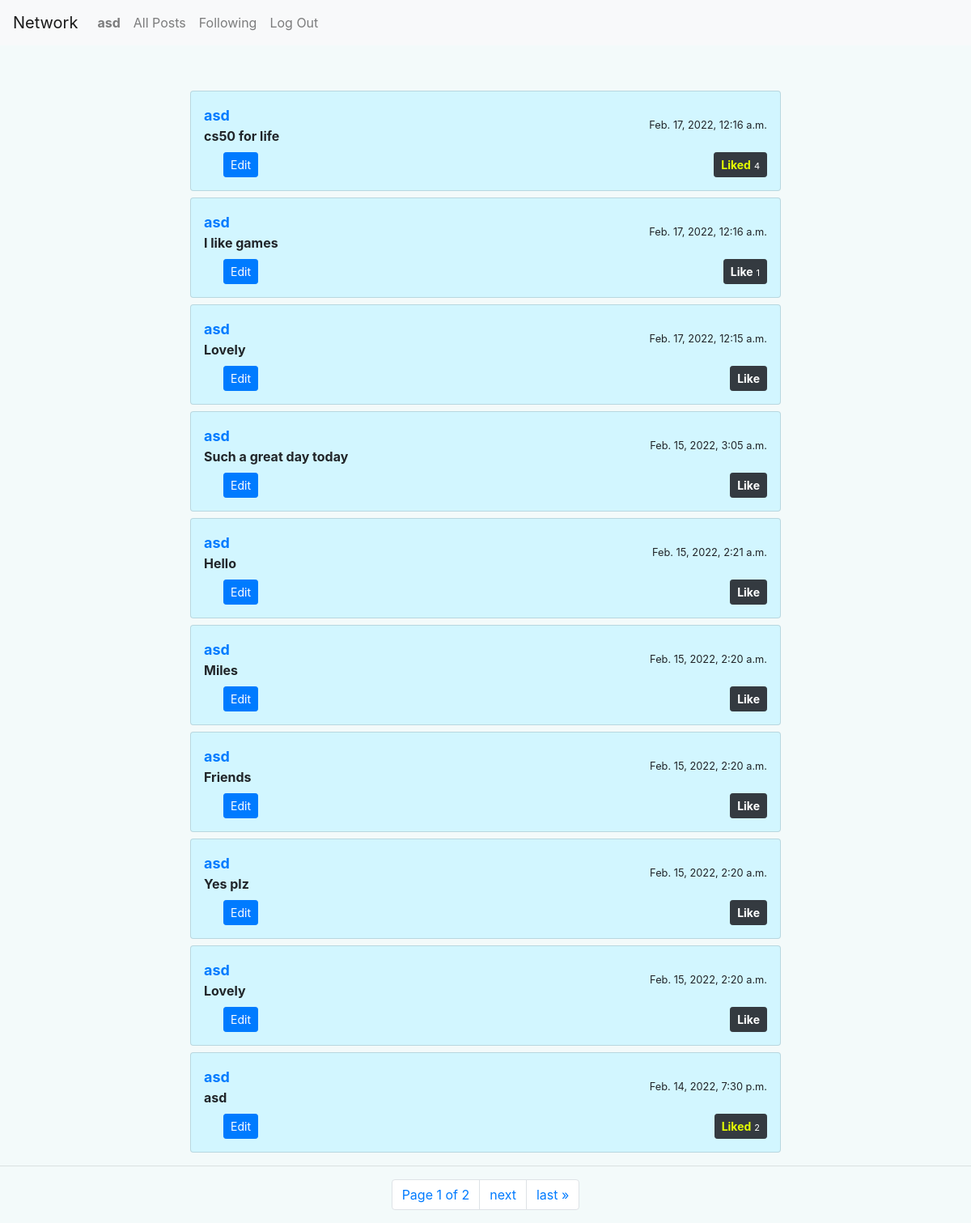
The app's page /following/asdf (signed in) with its own data.
### network/models.py (models this page shows, shortened)
class User(AbstractUser):
    followers = models.ManyToManyField('User', null=True ,related_name="followed")
    def __str__(self):
        return f"{self.username}"

class Post(models.Model):
    creator = models.ForeignKey(User , on_delete=CASCADE, related_name="creatorPosts")
    body = models.TextField(max_length=400)
    created = models.DateTimeField(auto_now_add=True)
    updated = models.DateTimeField(auto_now=True)
    liked = models.ManyToManyField(User, blank=True, null=True)
    likeNum = models.PositiveIntegerField(default=0)
    class Meta:
        ordering = ['-created']

### network/views.py (the view)
# urls.py: path("following/<str:user>", views.following, name="following"),
def following(request, user):
    if not request.user.is_authenticated:
        return HttpResponseRedirect(reverse('login'))
    userid = User.objects.get(username = user).id
    profile = User.objects.filter(followers = userid)
    posts = Post.objects.filter(creator__in = profile)
    paginator = Paginator(posts, 10)
    page_number = request.GET.get('page')
    page_obj = paginator.get_page(page_number)
    print (profile)
    return render(request, "network/following.html", {
        "posts" : posts,
        'page_obj': page_obj
        })

### network/templates/network/following.html (shortened to what this page needs)
{% extends "network/layout.html" %}
{% load crispy_forms_tags %}
{% block body %}
<div class="container mt-5">
    <div class="row d-flex justify-content-center">
        <div class="col-md-8">
            {% for post in page_obj %}
            <div class="card p-3 mt-2" style="background-color: rgb(210, 246, 255);">
                <div class="d-flex justify-content-between align-items-center">
                    <div class="user d-flex flex-row align-items-center">  <span><small class="font-weight-bold text-primary" style="font-size: large;"><a href="{% url 'profile' post.creator %}">{{ post.creator }}</a></small>
                    <div class="post font-weight-bold" id="body{{post.id}}">{{ post.body }}</div>
                    </span> </div> <small>{{ post.created }}</small>
                </div>
                <div class="action d-flex justify-content-between mt-2 align-items-center">
                    <div class="reply px-4"> <small>
                        {% if  post.creator  ==  request.user  %}
                        <button onclick="editPost(`{{post.id}}`)" id="editBtn{{post.id}}" class="btn btn-primary btn-sm">Edit</button>
                        {% endif %}
                        </small> </div>
                    <div class="icons align-items-center"> <i class="fa fa-check-circle-o check-icon text-primary">
                        <button onclick="likePost(`{{post.id}}`)" id="likeBtn{{ post.id }}" type="button" class="btn btn-dark btn-sm">
                            {% if request.user in post.liked.all %}
                            <b style="color: rgb(229, 255, 0);">Liked</b> <small style="font-size: 11px;">{{ post.liked.all.count }}</small>
                            {% else %}
                            <b>Like</b> <small style="font-size: 11px;">
                            {% if post.liked.all.count > 0%}{{ post.liked.all.count }}{% endif %}</small>{% endif %}</button>
                    </i> </div>
                </div>
            </div>
            {% endfor %}
        </div>
    </div>
</div>
<hr>
<nav aria-label="Page navigation example">
    <ul class="pagination justify-content-center">
      <li class="page-item"><a class="page-link" href="#">Page {{ page_obj.number }} of {{ page_obj.paginator.num_pages }}</a></li>
        {% if page_obj.has_next %}
            <li class="page-item">
            <a class="page-link" href="?page={{ page_obj.next_page_number }}">next</a></li>
            <li class="page-item">
            <a class="page-link" href="?page={{ page_obj.paginator.num_pages }}">last &raquo;</a></li>
        {% endif %}
    </ul>
  </nav>
{% endblock %}

### network/templates/network/layout.html (shortened to what this page needs)
{% load static %}
{% load crispy_forms_tags %}
<!DOCTYPE html>
<html lang="en">
    <head>
        <link rel="stylesheet" href="https://stackpath.bootstrapcdn.com/bootstrap/4.4.1/css/bootstrap.min.css">
        <link href="{% static 'network/styles.css' %}" rel="stylesheet">
    </head>
    <body style="background-color: rgb(243, 250, 250);">
        <nav class="navbar navbar-expand-lg navbar-light bg-light">
            <a class="navbar-brand" href="{% url 'index' %}">Network</a>
            <div>
              <ul class="navbar-nav mr-auto">
                {% if user.is_authenticated %}
                    <li class="nav-item">
                        <a class="nav-link" href="{% url 'profile' user.username %}"><strong>{{ user.username }}</strong></a>
                    </li>
                {% endif %}
                <li class="nav-item">
                  <a class="nav-link" href="{% url 'index' %}">All Posts</a>
                </li>
                {% if user.is_authenticated %}
                    <li class="nav-item">
                        <a class="nav-link" href="{% url 'following' user.username %}">Following</a>
                    </li>
                    <li class="nav-item">
                        <a class="nav-link" href="{% url 'logout' %}">Log Out</a>
                    </li>
                {% endif %}
              </ul>
            </div>
          </nav>
        <div class="body">
            {% block body %}
            {% endblock %}
        </div>
    </body>
</html>

### records on screen
User: username "asd"
Post: creator "asd", body "cs50 for life", created "Feb. 17, 2022, 12:16 a.m.", liked.all.count "4"
Post: creator "asd", body "I like games", created "Feb. 17, 2022, 12:16 a.m.", liked.all.count "1"
Post: creator "asd", body "Lovely", created "Feb. 17, 2022, 12:15 a.m.", shows "Like"
Post: creator "asd", body "Such a great day today", created "Feb. 15, 2022, 3:05 a.m.", shows "Like"
Post: creator "asd", body "Hello", created "Feb. 15, 2022, 2:21 a.m.", shows "Like"
Post: creator "asd", body "Miles", created "Feb. 15, 2022, 2:20 a.m.", shows "Like"
Post: creator "asd", body "Friends", created "Feb. 15, 2022, 2:20 a.m.", shows "Like"
Post: creator "asd", body "Yes plz", created "Feb. 15, 2022, 2:20 a.m.", shows "Like"
Post: creator "asd", body "Lovely", created "Feb. 15, 2022, 2:20 a.m.", shows "Like"
Post: creator "asd", body "asd", created "Feb. 14, 2022, 7:30 p.m.", liked.all.count "2"

### other values on screen
{{ page_obj.number }} "1"
{{ page_obj.paginator.num_pages }} "2"
